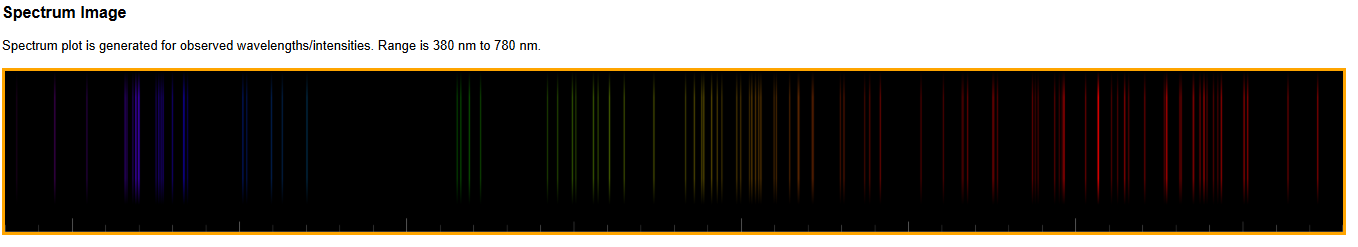
#> input picture assets/Ar i_spectrum.PNG, 1358 x 247 px
$ python -i colorspaces.py   (imports and definitions only)
#> lines starting #> are read from the running program, lines starting #| are printed output that depends on the picture
import pandas as pd
import numpy as np
import matplotlib.pyplot as plt
import matplotlib.colors as colors
from itertools import chain
from functools import partial, lru_cache
from typing import Optional, Literal, Union, NamedTuple
from spectraldb.utils.types import (
    CIE_XYZ, RGB, Color, RGBTuple, ColorRange, Element,
    Illuminant, NamedWorkingSpace, WorkingSpace, CustomColorscale,
    CIE_xyY, CIE_Lab, NamedIlluminant, LCHab, Luv, LCHuv
    )
from spectraldb.utils.io import load_cie_reference
from spectraldb.chromaticadaptation import adapt
from spectraldb.illuminant import get_illuminant
from spectraldb.utils.misc import minmaxnorm
from spectraldb.models.wss import WSS
from spectraldb.models.lindbloom import get_working_space, create_working_space
from spectraldb.utils.preprocess import preprocess, filter_visible

WEIN_DISPLACEMENT_CONST_NM = 2_897_771.955185172661
CIE_CORRECTED_EPSILON = 216/24389
CIE_CORRECTED_KAPPA = 24389/27


def wein_approx(wavelength_nm:float) -> float:
    """ Wein's displacement law - input nm - output K"""
    return WEIN_DISPLACEMENT_CONST_NM / wavelength_nm

def _sort_colortuples_by_pos(pos:int, ls:list[tuple]):
    return sorted(ls, key= lambda t: (t[pos], -sum([el for idx, el in enumerate(t) if idx != pos])))[-1]

# [5 lines that did not run here, left out]

# [7 lines that did not run here, left out]

def spectrum_walk(stepsize:float=0.1, minval:float=390, maxval:float=830):
    spect = np.linspace(minval, maxval, num=int((maxval-minval)/stepsize)).tolist()
    return spect

# [4 lines that did not run here, left out]

# [15 lines that did not run here, left out]

# [5 lines that did not run here, left out]

# [4 lines that did not run here, left out]


def walk_colorlist(ls):
    return [(idx, color) for idx, color in zip(list(np.linspace(0.0, 1.0, len(ls))), ls) ]

# [17 lines that did not run here, left out]


# [18 lines that did not run here, left out]

def cmap_handler(cmap:str, lower:float=0.0, upper: float=1.0, n: int=100):
    # https://stackoverflow.com/questions/18926031/how-to-extract-a-subset-of-a-colormap-as-a-new-colormap-in-matplotlib
    def truncate_colormap(cmap, minval=0.0, maxval=1.0, n=100):
        new_cmap = colors.LinearSegmentedColormap.from_list(
            'trunc({n},{a:.2f},{b:.2f})'.format(n=cmap.name, a=minval, b=maxval),
            cmap(np.linspace(minval, maxval, n)))
        return new_cmap
    return truncate_colormap(plt.get_cmap(cmap), lower, upper, n)

# [3 lines that did not run here, left out]

def normalize_wavelength(df:pd.DataFrame, col:str="wavelength_nm") -> list[float]:
    return minmaxnorm(df.sort_values(by=col,ascending=True)[col].tolist())

# [9 lines that did not run here, left out]

# [2 lines that did not run here, left out]

# [2 lines that did not run here, left out]

# [9 lines that did not run here, left out]

# [17 lines that did not run here, left out]

# [20 lines that did not run here, left out]

# [5 lines that did not run here, left out]

# [4 lines that did not run here, left out]

# [18 lines that did not run here, left out]

# [24 lines that did not run here, left out]

# [5 lines that did not run here, left out]

# [4 lines that did not run here, left out]

# [5 lines that did not run here, left out]

# [8 lines that did not run here, left out]

# [8 lines that did not run here, left out]

# [8 lines that did not run here, left out]

>>> import cv2
>>> picture = cv2.imread('../assets/Ar i_spectrum.PNG', cv2.IMREAD_GRAYSCALE)
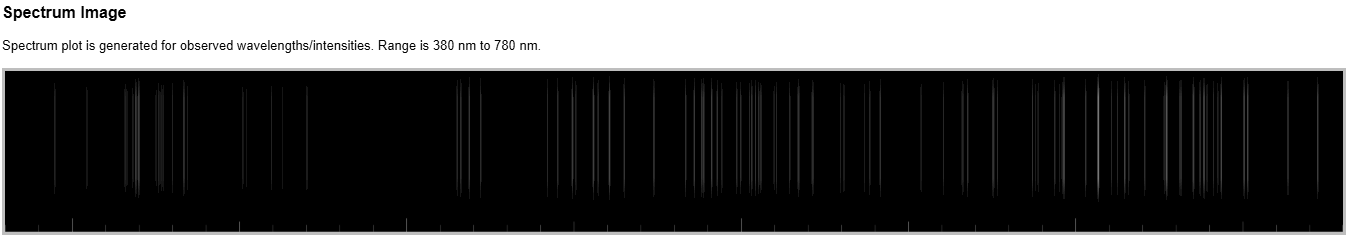
#> picture: shape (247, 1358); min 0, max 255, mean 90.1
#> (the run stopped early here; a loop or call above may not have finished)
